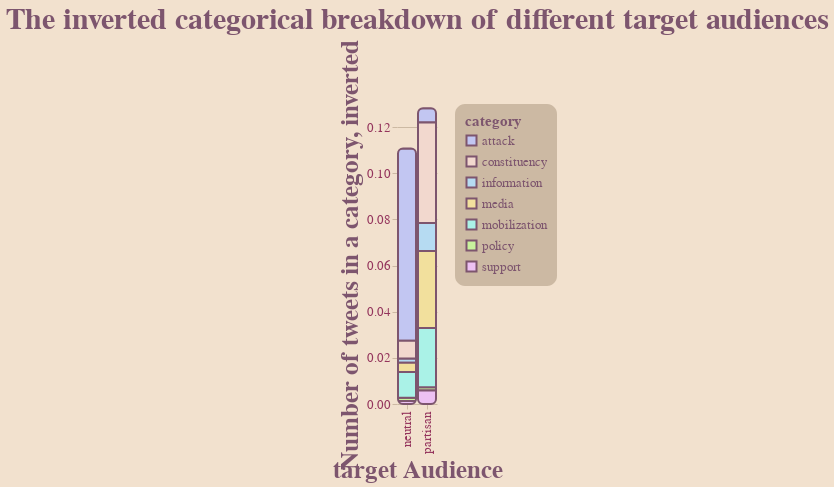

The notebook cell this image was saved under:
### Markdown cell above
---
### **ITERATION 3**
---

At this point I realized I had good graphs and was able to determine: **almost NO ONE posted angry tweets this day** which I felt was quite disappointing. **!HOWEVER!** through the magic of manipulation *we can change that,* and so I set out to make the number of attacking tweets seem like a majority! To go about this I played with many marks, orientations, and axis names, but in the end, all of them seemed **just too readable!** So instead I settled for a good old fashion data transformation:

#### **ENTER IN THE MAGICAL 1 / X**

I decided what better way to make the data and trends of a graph more clear than to just invert all the numbers!

And so, that is exactly what I did! This iteration, an "inversion" of the first,  does not just present the data relationships completely  backward, but it **certainly does not make it clear what transformation I used to get the data to that point :))**

---
##### **VIS 1**
The confusion is most evident with this visualization, as it is fairly common to make the assumption that "big bar = more thing". However, that is exactly the trap I want the reader to fall in, for it is actually the microscopic slivers that display the most tweets! **how lovely!**

### Code cell
unequal_misleading = chart.mark_bar().encode (
    alt.X( "bias-trun", title="target Audience" ),
    alt.Y( "invert", title="Number of tweets in a category, inverted" ),
    alt.Color( "category" )
).properties(
    title="The inverted categorical breakdown of different target audiences"
)

apply_all(unequal_misleading, prim_pallet)

### Figure 1 — Vega-Lite specification as saved in the notebook (floating-point values rounded to 4 significant figures)
{"config": {"view": {"continuousWidth": 400, "continuousHeight": 300, "strokeWidth": 0}, "axis": {"domainColor": "#FFFFFF00", "gridColor": "#CCB9A3", "labelColor": "#94345C", "labelFontSize": 13, "tickColor": "#CCB9A3", "titleColor": "#7D556E", "titleFontSize": 25}, "background": "#F2E1CE", "bar": {"cornerRadius": 5}, "font": "DINCondensed-Bold", "legend": {"cornerRadius": 10, "fillColor": "#CCB9A3", "labelColor": "#7D556E", "labelFontSize": 13, "padding": 10, "titleColor": "#7D556E", "titleFontSize": 15}, "mark": {"cornerRadius": 5, "stroke": "#7D556E", "strokeWidth": 2}, "range": {"category": ["#C2C6F2", "#F2D8CE", "#B6DBF2", "#F2E09D", "#AAF2E7", "#C8F29D", "#EDC1F3"], "heatmap": ["#C2C6F2", "#F2D8CE", "#B6DBF2", "#F2E09D", "#AAF2E7", "#C8F29D", "#EDC1F3"]}, "title": {"color": "#7D556E", "fontSize": 30}}, "data": {"name": "data-b18f56463b49e574ace535444f5bfcab"}, "mark": "bar", "encoding": {"color": {"field": "category", "type": "nominal"}, "x": {"field": "bias-trun", "title": "target Audience", "type": "nominal"}, "y": {"field": "invert", "title": "Number of tweets in a category, inverted", "type": "quantitative"}}, "title": "The inverted categorical breakdown of different target audiences", "$schema": "https://vega.github.io/schema/vega-lite/v4.17.0.json", "datasets": {"data-b18f56463b49e574ace535444f5bfcab": [{"bias-trun": "partisan", "category": "policy", "value": 706, "perc": 58.35, "invert": 0.001416, "invert-perc": 1.105, "Unnamed: 6": null, "Unnamed: 7": null, "Unnamed: 8": null, "Unnamed: 9": null}, {"bias-trun": "partisan", "category": "attack", "value": 160, "perc": 13.22, "invert": 0.00625, "invert-perc": 4.875, "Unnamed: 6": null, "Unnamed: 7": null, "Unnamed: 8": null, "Unnamed: 9": null}, {"bias-trun": "partisan", "category": "information", "value": 82, "perc": 6.777, "invert": 0.0122, "invert-perc": 9.513, "Unnamed: 6": null, "Unnamed: 7": null, "Unnamed: 8": "total=", "Unnamed: 9": 5000.0}, {"bias-trun": "partisan", "category": "mobilization", "value": 39, "perc": 3.223, "invert": 0.02564, "invert-perc": 20.0, "Unnamed: 6": null, "Unnamed: 7": null, "Unnamed: 8": "partisan total=", "Unnamed: 9": 1210.0}, {"bias-trun": "partisan", "category": "support", "value": 170, "perc": 14.05, "invert": 0.005882, "invert-perc": 4.589, "Unnamed: 6": null, "Unnamed: 7": null, "Unnamed: 8": "neutral total=", "Unnamed: 9": 2499.0}, {"bias-trun": "partisan", "category": "constituency", "value": 23, "perc": 1.901, "invert": 0.04348, "invert-perc": 33.92, "Unnamed: 6": null, "Unnamed: 7": null, "Unnamed: 8": null, "Unnamed: 9": null}, {"bias-trun": "partisan", "category": "media", "value": 30, "perc": 2.479, "invert": 0.03333, "invert-perc": 26.0, "Unnamed: 6": null, "Unnamed: 7": null, "Unnamed: 8": "total-inv", "Unnamed: 9": 0.239}, {"bias-trun": "neutral", "category": "policy", "value": 705, "perc": 28.21, "invert": 0.001418, "invert-perc": 1.281, "Unnamed: 6": null, "Unnamed: 7": null, "Unnamed: 8": "partisan inv", "Unnamed: 9": 0.1282}, {"bias-trun": "neutral", "category": "attack", "value": 12, "perc": 0.4802, "invert": 0.08333, "invert-perc": 75.23, "Unnamed: 6": null, "Unnamed: 7": null, "Unnamed: 8": "neutral inv", "Unnamed: 9": 0.1108}, {"bias-trun": "neutral", "category": "information", "value": 565, "perc": 22.61, "invert": 0.00177, "invert-perc": 1.598, "Unnamed: 6": null, "Unnamed: 7": null, "Unnamed: 8": null, "Unnamed: 9": null}, {"bias-trun": "neutral", "category": "mobilization", "value": 90, "perc": 3.601, "invert": 0.01111, "invert-perc": 10.03, "Unnamed: 6": null, "Unnamed: 7": null, "Unnamed: 8": null, "Unnamed: 9": null}, {"bias-trun": "neutral", "category": "support", "value": 751, "perc": 30.05, "invert": 0.001332, "invert-perc": 1.202, "Unnamed: 6": null, "Unnamed: 7": null, "Unnamed: 8": null, "Unnamed: 9": null}, {"bias-trun": "neutral", "category": "constituency", "value": 129, "perc": 5.162, "invert": 0.007752, "invert-perc": 6.999, "Unnamed: 6": null, "Unnamed: 7": null, "Unnamed: 8": null, "Unnamed: 9": null}, {"bias-trun": "neutral", "category": "media", "value": 247, "perc": 9.884, "invert": 0.004049, "invert-perc": 3.655, "Unnamed: 6": null, "Unnamed: 7": null, "Unnamed: 8": null, "Unnamed: 9": null}]}}
